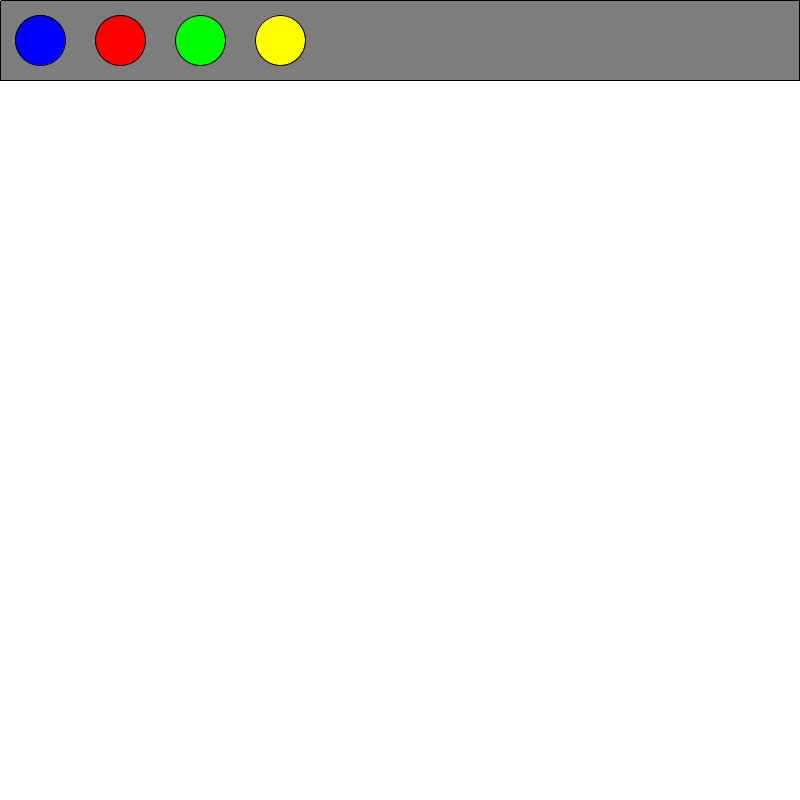
Frame 1 (no input)
Frame 60 (the mouse pressed at the canvas centre just before this capture): identical to frame 1, image omitted
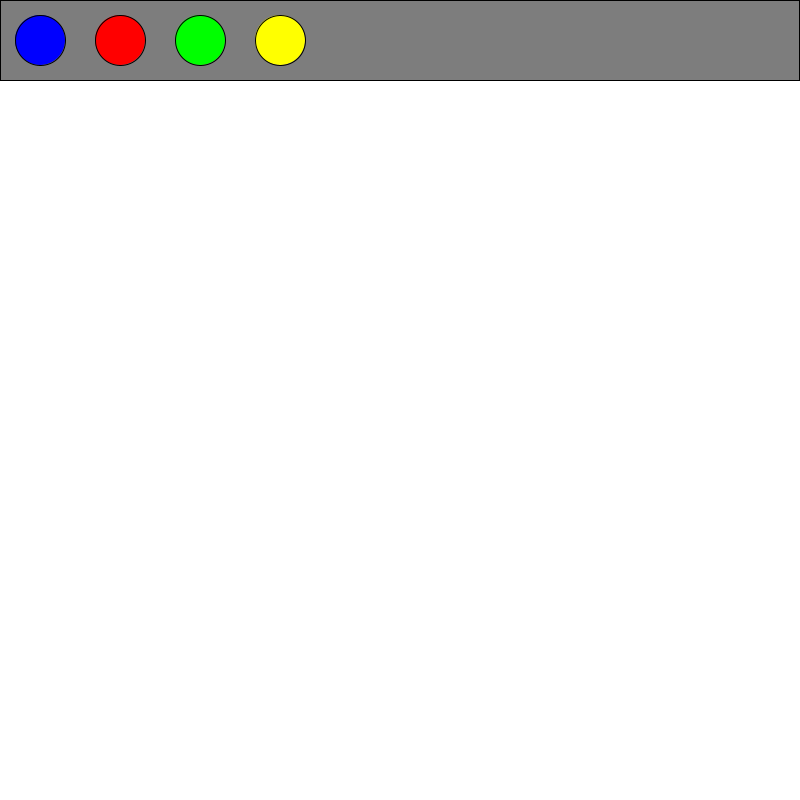
Frame 120 (the mouse held since frame 60 and released just before this capture)

The Processing sketch that drew these frames (run headless with seeded random() and noise(); from frame 60 on, the mouse is pressed at the canvas centre):

// Processing sketch: Paint_Program_3
// ── Paint_Program_3.pde
color Pen = color(256);

void setup(){
size(800,800);
background(256,256,256);

}

void draw() {
//manu
stroke(0);
fill(125,125,125);
rect(0,0,799,80);  

//blue colour
stroke(0); 
fill(0,0,256);
ellipse(40, 40, 50, 50);

//red colour
stroke(0);
fill(256,0,0);
ellipse(120, 40, 50, 50);

//green colour
stroke(0);
fill(0,256,0);
ellipse(200, 40, 50, 50);

//yellow colour
stroke(0);
fill(256,256,0);
ellipse(280, 40, 50, 50);


//drawing colour
stroke(Pen);
fill(Pen);
  line(mouseX,mouseY,pmouseX,pmouseY); 
}

//Drawibg with Pen
void mouseClicked() {
    if (Pen == 256) {
    Pen = color(0);
  } else {
    Pen = color (256);
  }
  
}

void mousePressed() {
  if (Pen == 256) {
  if(mouseX > 40 && mouseX<50 && mouseY>40 && mouseY<50){
}
   Pen = color(0,0,256);
}  else {
   Pen =color (256);
}

}
